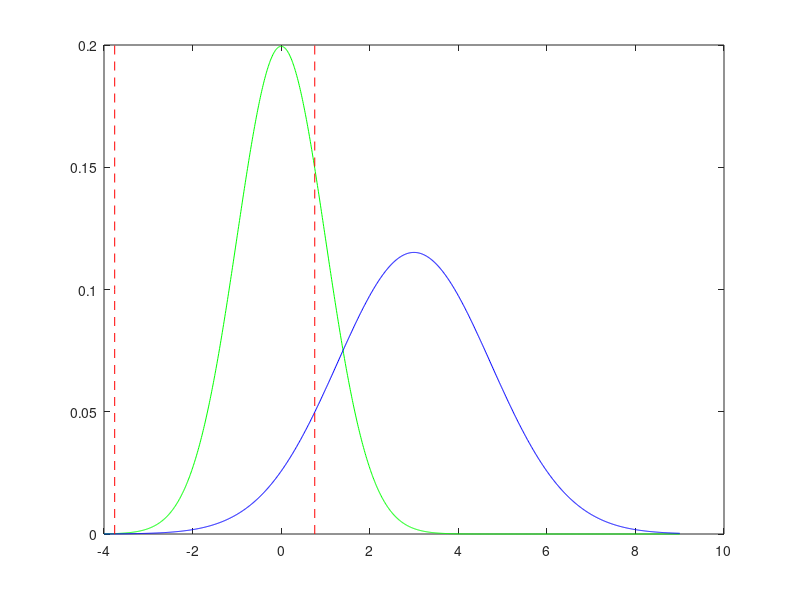

Write MATLAB code to recreate this figure.
xVals = -4:1/100:9;
equ1Vals = exp((-1.*xVals.^2)/2)/(2*sqrt(2*pi));
equ2Vals = exp((-1.*(xVals-3).^2)/6)/(2*sqrt(6*pi));
a = -2;
b = -6;
c = 9 - 3*log(3);
disc = b^2-4*a*c;
root1 = (-b + sqrt(disc))/(2*a);
root2 = (-b - sqrt(disc))/(2*a);
boundsY = 0:1/10:0.2;
sizeBounds = size(boundsY);
numYvals = sizeBounds(2);
boundX = ones(1,numYvals);
bound1X = boundX.*root1;
bound2X = boundX.*root2;
plot(xVals,equ1Vals,'g-',xVals,equ2Vals,'b-',bound1X,boundsY,'r--',bound2X,boundsY,'r--');